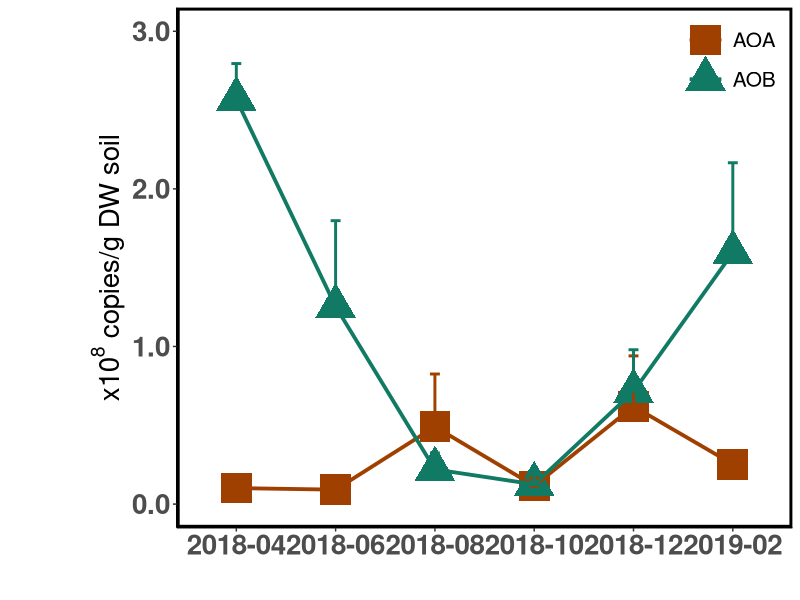

Write the R code that produced this figure. (Note: this script raises an error after producing the figure.)

################################################################################
#                                                                              #
# qPCR Results for 2018 Drought Samples                                        #
#                                                                              #
# Author: Anna Burns                                                           #
# Last edited: 23.04.2023                                                      #
#                                                                              #
################################################################################

################################################################################
# Required packages                                                            #
################################################################################

library(lubridate)
library(ggplot2)
library(dplyr)
library(stringr)
library(readxl)

################################################################################
# Data upload                                                                  #
################################################################################

qpcr <- read.csv('./Data/amoa.qpcr.csv')

qpcr.summary <- qpcr %>% group_by(Site, Date, Domain) %>% summarise(mean = mean(Abundance),
                                                                    sd = sd(Abundance),
                                                                    n = n(),
                                                                    se = sd/sqrt(n))

################################################################################
# Figures and Statistics                                                       #
################################################################################

## PW

ggplot(qpcr.summary[qpcr.summary$Site == 'PW',], aes(x = Date, y = mean, col = Domain, group = Domain)) +
  geom_point(aes(shape = Domain), size = 10) + 
  geom_line(linewidth = 1.3) + 
  theme_classic() + 
  geom_errorbar(aes(ymax = mean + se, ymin = mean, color = Domain), width = 0.1, linewidth = 1) +
  scale_shape_manual(values = c(15,17)) + 
  scale_color_manual(values = c("#A04000","#117A65","#7D3C98")) + 
  scale_y_continuous(limits = c(0, 3e8), breaks = c(0, 1e8, 2e8, 3e8), labels = c('0.0', '1.0', '2.0', '3.0')) +
  scale_x_discrete(drop = FALSE) + 
  labs(y = expression(paste(x10^{8}, ' copies/g DW soil')), x = '') + 
  theme(axis.title=element_text(size=20,face = "bold"),
        axis.title.y=element_text(margin = margin(l = 60)),
        axis.text=element_text(size=20,face = "bold"),
        title = element_text(size = 20, face = 'bold'),
        panel.border = element_rect(linetype = "solid", colour = "black", fill = NA, size=2),
        panel.background = element_rect(fill = NA),panel.grid.major = element_blank(),legend.position = c(0.9,0.9),
        legend.text = element_text(size = 15),legend.key = element_rect(fill = NA),legend.title = element_blank(),
        legend.background = element_blank())

kruskal.test(Abundance~Date, data = qpcr[qpcr$Domain == 'AOB' & qpcr$Site == 'PW',])
kruskal_effsize(Abundance~Date, data = qpcr[qpcr$Domain == 'AOB' & qpcr$Site == 'PW',])
dunn_test(Abundance~Date, data = qpcr[qpcr$Domain == 'AOB' & qpcr$Site == 'PW',], p.adjust.method = 'bonferroni')

## PD

ggplot(qpcr.summary[qpcr.summary$Site == 'PD',], aes(x = Date, y = mean, col = Domain, group = Domain)) +
  geom_point(aes(shape = Domain), size = 10) + 
  geom_line(linewidth = 1.3) + 
  theme_classic() + 
  geom_errorbar(aes(ymax = mean + se, ymin = mean, color = Domain), width = 0.1, linewidth = 1) +
  scale_shape_manual(values = c(15,17)) + 
  scale_color_manual(values = c("#A04000","#117A65","#7D3C98")) + 
  scale_y_continuous(limits = c(0, 6.6e8), breaks = c(0, 2e8, 4e8, 6e8), labels = c('0.0', '2.0', '4.0', '6.0')) +
  scale_x_discrete(drop = FALSE) + 
  labs(y = expression(paste(x10^{8}, ' copies/g DW soil')), x = '') + 
  theme(axis.title=element_text(size=20,face = "bold"),
        axis.title.y=element_text(margin = margin(l = 60)),
        axis.text=element_text(size=20,face = "bold"),
        title = element_text(size = 20, face = 'bold'),
        panel.border = element_rect(linetype = "solid", colour = "black", fill = NA, size=2),
        panel.background = element_rect(fill = NA),panel.grid.major = element_blank(),legend.position = c(0.9,0.9),
        legend.text = element_text(size = 15),legend.key = element_rect(fill = NA),legend.title = element_blank(),
        legend.background = element_blank())

kruskal.test(Abundance~Date, data = qpcr[qpcr$Domain == 'AOB' & qpcr$Site == 'PD',])
kruskal_effsize(Abundance~Date, data = qpcr[qpcr$Domain == 'AOB' & qpcr$Site == 'PD',])
dunn_test(Abundance~Date, data = qpcr[qpcr$Domain == 'AOB' & qpcr$Site == 'PD',], p.adjust.method = 'bonferroni')

## CW

ggplot(qpcr.summary[qpcr.summary$Site == 'CW',], aes(x = Date, y = mean, col = Domain, group = Domain)) +
  geom_point(aes(shape = Domain), size = 10) + 
  geom_line(linewidth = 1.3) + 
  theme_classic() + 
  geom_errorbar(aes(ymax = mean + se, ymin = mean, color = Domain), width = 0.1, linewidth = 1) +
  scale_shape_manual(values = c(15,17)) + 
  scale_color_manual(values = c("#A04000","#117A65","#7D3C98")) + 
  scale_y_continuous(limits = c(0, 1.2e8), breaks = c(0, 0.5e8, 1e8), labels = c('0.0', '0.5', '1.0')) +
  scale_x_discrete(drop = FALSE) + 
  labs(y = expression(paste(x10^{8}, ' copies/g DW soil')), x = '') + 
  theme(axis.title=element_text(size=20,face = "bold"),
        axis.title.y=element_text(margin = margin(l = 60)),
        axis.text=element_text(size=20,face = "bold"),
        title = element_text(size = 20, face = 'bold'),
        panel.border = element_rect(linetype = "solid", colour = "black", fill = NA, size=2),
        panel.background = element_rect(fill = NA),panel.grid.major = element_blank(),legend.position = c(0.9,0.9),
        legend.text = element_text(size = 15),legend.key = element_rect(fill = NA),legend.title = element_blank(),
        legend.background = element_blank())
kruskal.test(Abundance~Dat2, data = qpcr[qpcr$Domain == 'AOB' & qpcr$Site == 'CW',])
kruskal_effsize(Abundance~Date, data = qpcr[qpcr$Domain == 'AOB' & qpcr$Site == 'CW',])
dunn_test(Abundance~Date, data = qpcr[qpcr$Domain == 'AOB' & qpcr$Site == 'CW',], p.adjust.method = 'bonferroni')

## CD

ggplot(qpcr.summary[qpcr.summary$Site == 'CD',], aes(x = Date, y = mean, col = Domain, group = Domain)) +
  geom_point(aes(shape = Domain), size = 10) + 
  geom_line(linewidth = 1.3) + 
  theme_classic() + 
  geom_errorbar(aes(ymax = mean + se, ymin = mean, color = Domain), width = 0.1, linewidth = 1) +
  scale_shape_manual(values = c(15,17)) + 
  scale_color_manual(values = c("#A04000","#117A65","#7D3C98")) + 
  scale_y_continuous(limits = c(0, 1.7e8), breaks = c(0, 0.5e8, 1e8, 1.5e8), labels = c('0.0', '0.5', '1.0', '1.5')) +
  scale_x_discrete(drop = FALSE) + 
  labs(y = expression(paste(x10^{8}, ' copies/g DW soil')), x = '') + 
  theme(axis.title=element_text(size=20,face = "bold"),
        axis.title.y=element_text(margin = margin(l = 60)),
        axis.text=element_text(size=20,face = "bold"),
        title = element_text(size = 20, face = 'bold'),
        panel.border = element_rect(linetype = "solid", colour = "black", fill = NA, size=2),
        panel.background = element_rect(fill = NA),panel.grid.major = element_blank(),legend.position = c(0.9,0.9),
        legend.text = element_text(size = 15),legend.key = element_rect(fill = NA),legend.title = element_blank(),
        legend.background = element_blank())

kruskal.test(Abundance~Date, data = qpcr[qpcr$Domain == 'AOB' & qpcr$Site == 'CD',])
kruskal_effsize(Abundance~Date, data = qpcr[qpcr$Domain == 'AOB' & qpcr$Site == 'CD',])
dunn_test(Abundance~Date, data = qpcr[qpcr$Domain == 'AOB' & qpcr$Site == 'CD',], p.adjust.method = 'bonferroni')
